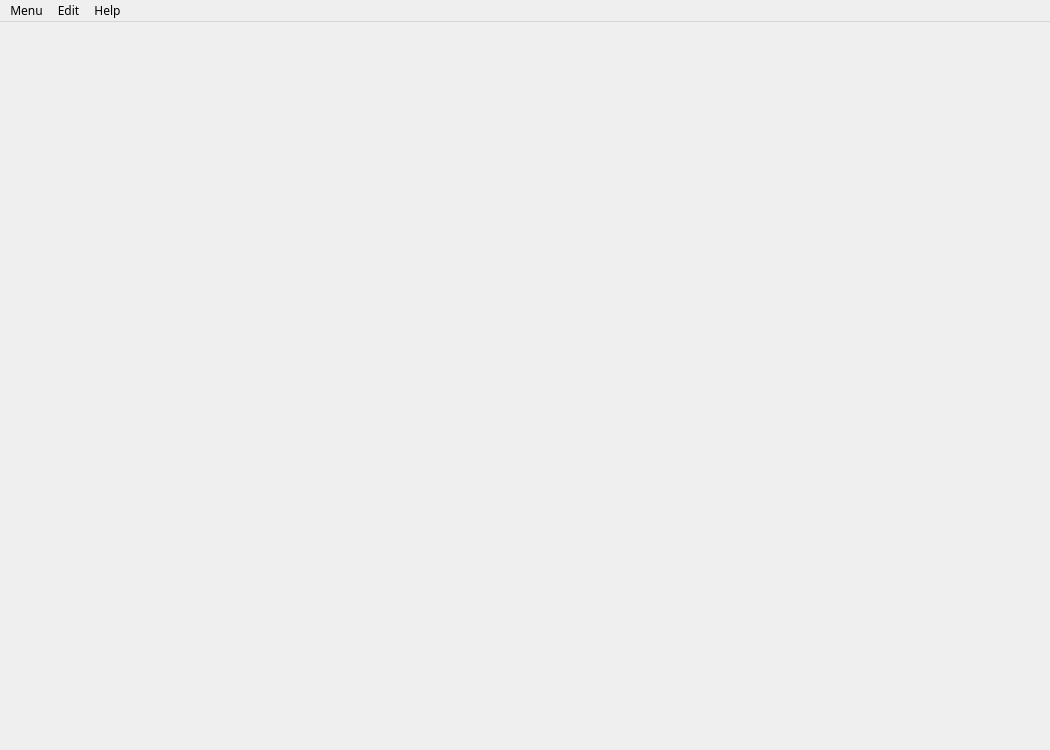
<?xml version="1.0" encoding="UTF-8"?>
<ui version="4.0">
 <class>MainWindow</class>
 <widget class="QMainWindow" name="MainWindow">
  <property name="geometry">
   <rect>
    <x>0</x>
    <y>0</y>
    <width>1050</width>
    <height>750</height>
   </rect>
  </property>
  <property name="minimumSize">
   <size>
    <width>1050</width>
    <height>750</height>
   </size>
  </property>
  <property name="maximumSize">
   <size>
    <width>1050</width>
    <height>750</height>
   </size>
  </property>
  <property name="windowTitle">
   <string>MainWindow</string>
  </property>
  <property name="windowOpacity">
   <double>1.000000000000000</double>
  </property>
  <property name="layoutDirection">
   <enum>Qt::LeftToRight</enum>
  </property>
  <property name="unifiedTitleAndToolBarOnMac">
   <bool>false</bool>
  </property>
  <widget class="QWidget" name="centralWidget"/>
  <widget class="QMenuBar" name="menuBar">
   <property name="geometry">
    <rect>
     <x>0</x>
     <y>0</y>
     <width>1050</width>
     <height>23</height>
    </rect>
   </property>
   <property name="font">
    <font>
     <family>Microsoft YaHei UI Light</family>
     <pointsize>9</pointsize>
    </font>
   </property>
   <widget class="QMenu" name="menuMenu">
    <property name="font">
     <font>
      <family>Microsoft YaHei UI Light</family>
      <pointsize>9</pointsize>
     </font>
    </property>
    <property name="title">
     <string>Menu</string>
    </property>
    <addaction name="actionNewGame"/>
    <addaction name="actionMain_Page"/>
    <addaction name="separator"/>
    <addaction name="actionSettings"/>
   </widget>
   <widget class="QMenu" name="menuHelp">
    <property name="title">
     <string>Help</string>
    </property>
    <addaction name="actionRules"/>
   </widget>
   <widget class="QMenu" name="menuEdit">
    <property name="title">
     <string>Edit</string>
    </property>
    <addaction name="actionUndo"/>
   </widget>
   <addaction name="menuMenu"/>
   <addaction name="menuEdit"/>
   <addaction name="menuHelp"/>
  </widget>
  <action name="actionNewGame">
   <property name="text">
    <string>New Game</string>
   </property>
   <property name="toolTip">
    <string>New Game</string>
   </property>
   <property name="font">
    <font>
     <family>Microsoft YaHei UI Light</family>
     <pointsize>9</pointsize>
    </font>
   </property>
   <property name="shortcut">
    <string>F2</string>
   </property>
  </action>
  <action name="actionSettings">
   <property name="text">
    <string>Settings</string>
   </property>
   <property name="font">
    <font>
     <family>Microsoft YaHei UI Light</family>
     <pointsize>9</pointsize>
    </font>
   </property>
   <property name="shortcut">
    <string>F4</string>
   </property>
  </action>
  <action name="actionRules">
   <property name="text">
    <string>Rules</string>
   </property>
   <property name="font">
    <font>
     <family>Microsoft YaHei UI Light</family>
     <pointsize>9</pointsize>
    </font>
   </property>
   <property name="shortcut">
    <string>F1</string>
   </property>
  </action>
  <action name="actionUndo">
   <property name="text">
    <string>Undo</string>
   </property>
   <property name="font">
    <font>
     <family>Microsoft YaHei UI Light</family>
     <pointsize>9</pointsize>
    </font>
   </property>
   <property name="shortcut">
    <string>Ctrl+Z</string>
   </property>
  </action>
  <action name="actionMain_Page">
   <property name="text">
    <string>Main Page</string>
   </property>
   <property name="shortcut">
    <string>F3</string>
   </property>
  </action>
 </widget>
 <layoutdefault spacing="6" margin="11"/>
 <resources/>
 <connections/>
</ui>
